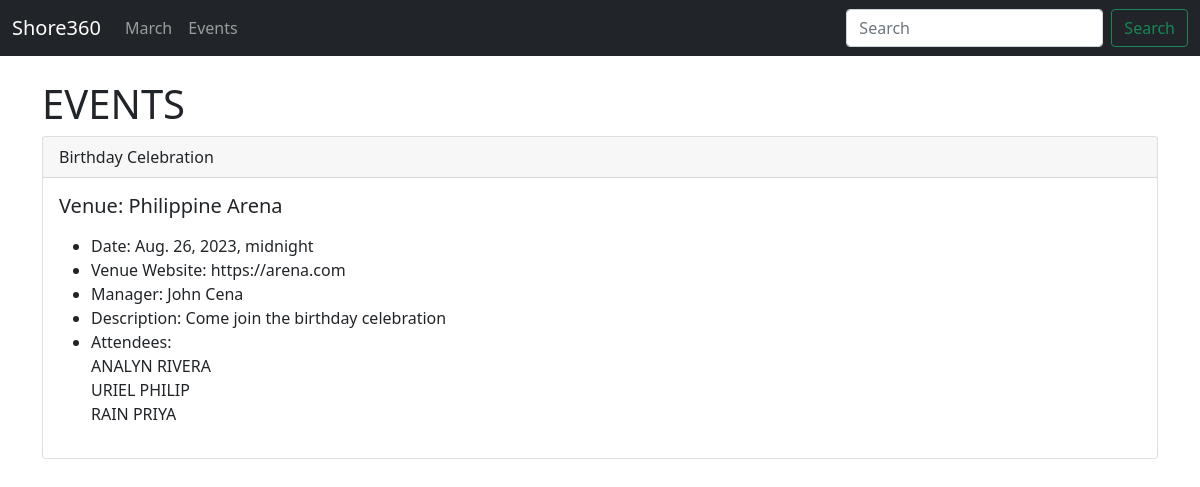
Page /events/ on the earlier database version.
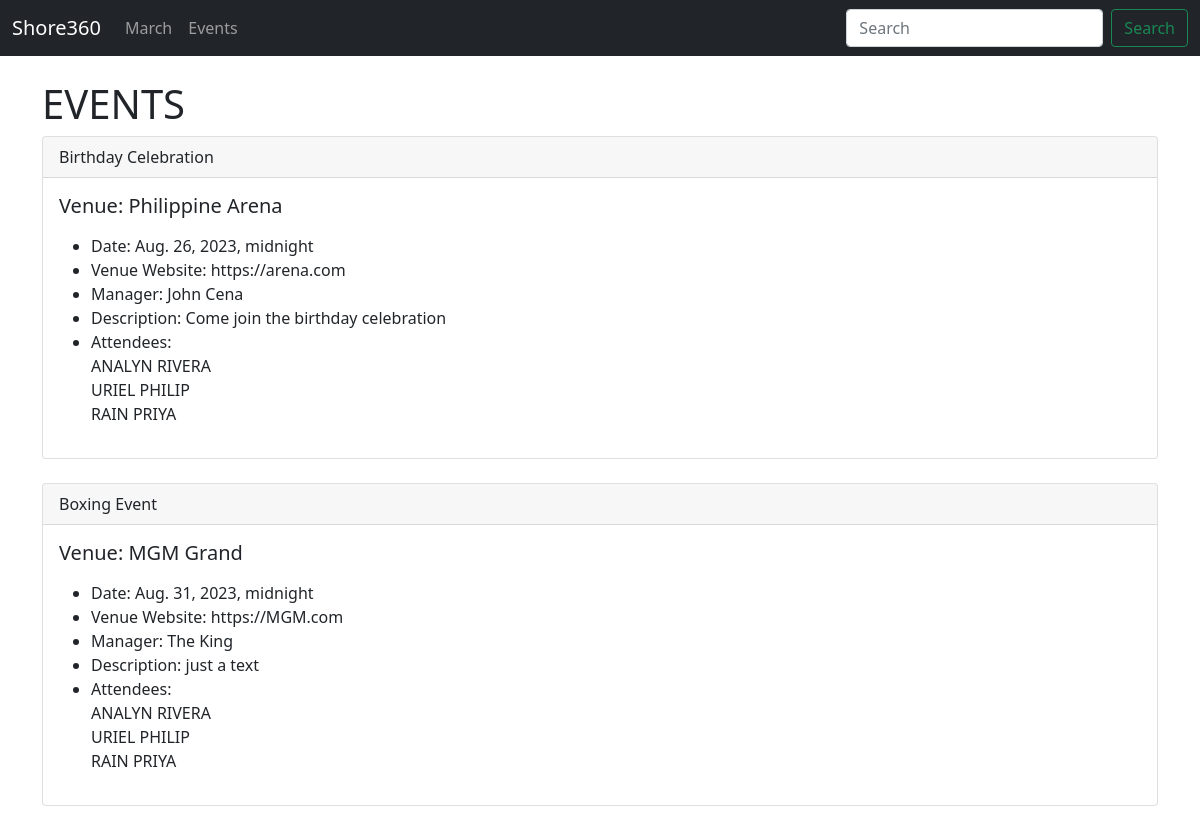
Same page on the later database version.
### events/models.py (models this page shows)
class Event(models.Model):
    name = models.CharField('Event Name', max_length=120)
    event_date = models.DateTimeField('Event Date')
    venue = models.ForeignKey(Venue, blank = True, null=True, on_delete=models.CASCADE)
    manager = models.CharField(max_length=120)
    description = models.TextField(blank=True)
    attendees = models.ManyToManyField(MyClubUser, blank=True)
    def __str__(self):
        return self.name

class Venue(models.Model):
    name = models.CharField('Venue Name', max_length=120)
    address = models.CharField(max_length=300)
    zip_code = models.CharField('Zip Code', max_length=20)
    phone = models.CharField('Contact Phone',max_length=20, blank=True)
    web = models.URLField('Website Address', blank=True)
    email_address = models.EmailField('Email Address', blank=True)
    def __str__(self):
        return self.name

class MyClubUser(models.Model):
    first_name = models.CharField(max_length=30)
    last_name = models.CharField(max_length=30)
    email = models.EmailField('User Email')
    def __str__(self):
        return self.first_name + ' ' + self.last_name

### events/views.py (the view)
# urls.py: path('events/', views.all_events, name="list-events"),
def all_events(request):
	event_list = Event.objects.all()
	return render(request,'events/event_list.html',
	       {'event_list': event_list})

### events/templates/events/event_list.html
{% extends 'events/base.html' %}
{% block content %}
    <h1>EVENTS</h1>
        {% for event in event_list %}
        <div class="card">
            <div class="card-header">
                {{ event }}
            </div>
            <div class="card-body">
              <h5 class="card-title">
                Venue:   {{ event.venue }}
              </h5>
              <p class="card-text">
                <ul>
                    <li>Date:   {{ event.event_date }}  </li>
                    <li>Venue Website:   {{ event.venue.web }}  </li>
                    <li>Manager:   {{ event.manager }}  </li>
                    <li>Description:   {{ event.description }}  </li>
                    <li>Attendees: <br/>
                        {% for user in event.attendees.all %}
                            {{ user }} <br/>
                        {% endfor %}
                    </li>
                </ul>
              </p>
            </div>
          </div>
          <br/>
        {% endfor %}
{% endblock %}

### events/templates/events/base.html (shortened to what this page needs)
<!doctype html>
<html lang="en">
  <head>
    <link href="https://cdn.jsdelivr.net/npm/bootstrap@5.0.2/dist/css/bootstrap.min.css" rel="stylesheet">
  </head>
  <body>
    {% include 'events/navbar.html' %}
    <br/>
    <div class="container">
    {% block content %}
    {% endblock %}
    </div>
  </body>
</html>

### events/templates/events/navbar.html (shortened to what this page needs)
<nav class="navbar navbar-expand-lg navbar-dark bg-dark">
    <div class="container-fluid">
      <a class="navbar-brand" href="{% url 'home' %}">Shore360</a>
      <div class="collapse navbar-collapse" id="navbarSupportedContent">
        <ul class="navbar-nav me-auto mb-2 mb-lg-0">
          <li class="nav-item">
            <a class="nav-link" href="{% url 'home' '2021' 'March' %}">March</a>
          </li>
          <li class="nav-item">
            <a class="nav-link" href="#">Events</a>
          </li>
        </ul>
        <form class="d-flex">
          <input class="form-control me-2" type="search" placeholder="Search" aria-label="Search">
          <button class="btn btn-outline-success" type="submit">Search</button>
        </form>
      </div>
    </div>
  </nav>

Differences in the rows shown:
added Event: name "Boxing Event", venue "MGM Grand", event_date "Aug. 31, 2023, midnight", venue.web "https://MGM.com", manager "The King", description "just a text", MyClubUser (first_name+last_name "ANALYN RIVERA"), MyClubUser (first_name+last_name "URIEL PHILIP"), MyClubUser (first_name+last_name "RAIN PRIYA")
